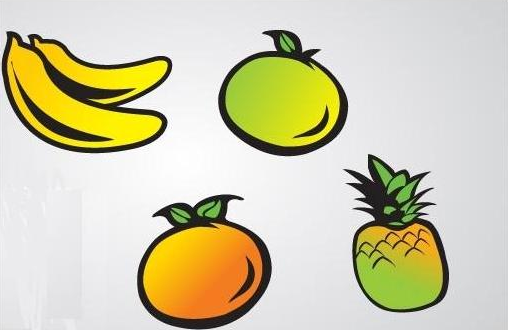
#> input picture Basic-Image-Processing/images/ccl_input.png, 508 x 331 px
$ jupyter execute notebook2.ipynb   (older library calls are emulated)
#> lines starting #> are read from the running program, lines starting #| are printed output that depends on the picture; after the words box and inside, x2 and y2 are one past the last pixel; in counts of white or black regions, pixels touching at a corner belong together
#> further down, img is the input picture: PIL image 508x331 RGB; mean R, G, B 209, 204.6, 173.9
[cell 1]
from PIL import Image, ImageOps
import cv2
import numpy as np

import random
import matplotlib.pyplot as plt
import copy

### Connected Component Labelling

[cell 2]
def colourize(img):
    height, width = img.shape

    colors = []
    colors.append([])
    colors.append([])
    color = 1
    # Displaying distinct components with distinct colors
    coloured_img = Image.new("RGB", (width, height))
    coloured_data = coloured_img.load()

    for i in range(len(img)):
        for j in range(len(img[0])):
            if img[i][j] > 0:
                if img[i][j] not in colors[0]:
                    colors[0].append(img[i][j])
                    colors[1].append((random.randint(0, 255), random.randint(0, 255), random.randint(0, 255)))

                ind = colors[0].index(img[i][j])
                coloured_data[j, i] = colors[1][ind]

    return coloured_img

[cell 3]
def binarize(img_array, threshold=130):
#> called with threshold = 130
    for i in range(len(img_array)):
        for j in range(len(img_array[0])):
            if img_array[i][j] > threshold:
                img_array[i][j] = 0
            else:
                img_array[i][j] = 1
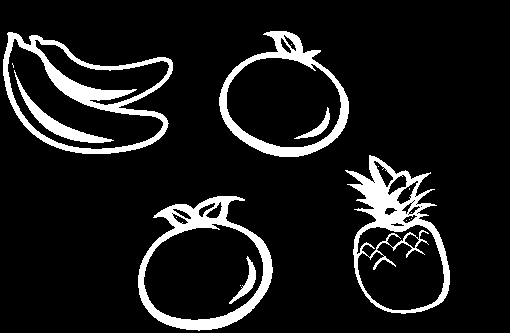
#> img_array: shape (333, 510); values 0 (black) and 1 (white), 10.4% white; 17 white regions (10 under 20 px), largest, box (x1, y1, x2, y2) and area: (345, 155, 450, 314) 4452, (3, 32, 173, 154) 4397, (138, 196, 273, 331) 3970
    return img_array

[cell 4]
def ccl4(img_array):
    ##### first pass #####
    print("starting first pass")
    curr_label = 1;
    img_array = np.array(img_array)
    labels = np.array(img_array)

    # storing label conversions
    label_conv = []
    label_conv.append([])
    label_conv.append([])

    count = 0
    for i in range(1, len(img_array)):
        for j in range(1, len(img_array[0])):

            if img_array[i][j] > 0:
                label_x = labels[i][j - 1]
                label_y = labels[i - 1][j]

                if label_x > 0:
                    # both x and y have a label
                    if label_y > 0:

                        if not label_x == label_y:
                            labels[i][j] = min(label_x, label_y)
                            if max(label_x, label_y) not in label_conv[0]:
                                label_conv[0].append(max(label_x, label_y))
                                label_conv[1].append(min(label_x, label_y))
                            elif max(label_x, label_y) in label_conv[0]:
                                ind = label_conv[0].index(max(label_x, label_y))
                                if label_conv[1][ind] > min(label_x, label_y):
                                    l = label_conv[1][ind]
                                    label_conv[1][ind] = min(label_x, label_y)
                                    while l in label_conv[0] and count < 100:
                                        count += 1
                                        ind = label_conv[0].index(l)
                                        l = label_conv[1][ind]
                                        label_conv[1][ind] = min(label_x, label_y)

                                    label_conv[0].append(l)
                                    label_conv[1].append(min(label_x, label_y))

                        else:
                            labels[i][j] = label_y
                    # only x has a label
                    else:
                        labels[i][j] = label_x

                # only y has a label
                elif label_y > 0:
                    labels[i][j] = label_y

                # neither x nor y has a label
                else:
                    labels[i][j] = curr_label
                    curr_label += 1
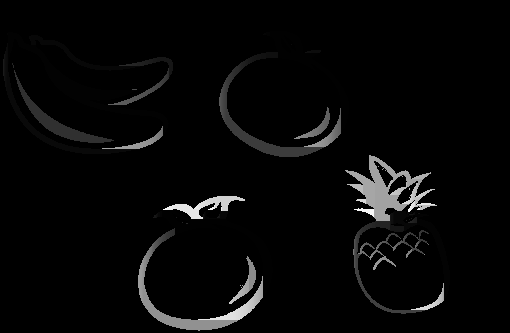
#> labels: shape (333, 510); 8.85% of pixels changed, all inside (x1, y1, x2, y2) = (3, 32, 450, 331)
#> after the loop, count = 100; curr_label = 488; l = 217; label_conv = 2 items

                    ##### second pass #####
    print("starting second pass")
    count = 1
    for idx, val in enumerate(label_conv[0]):

        if label_conv[1][idx] in label_conv[0] and count < 100:
            count += 1
            ind = label_conv[0].index(label_conv[1][idx])
            label_conv[1][idx] = label_conv[1][ind]
#> this loop made 366 passes
#> (val, ind) on passes 1 to 12: (3, 154), (4, 154), (5, 154), (6, 2), (8, 1), (9, 154), (7, 88), (11, 6), (13, 0), (14, 154), (15, 154), (16, 154)
#> ind on passes 61 to 66: 88, 88, 59, 88, 88, 88
#> after the loop, count = 100

    for i in range(1, len(labels)):
        for j in range(1, len(labels[0])):

            if labels[i][j] in label_conv[0]:
                ind = label_conv[0].index(labels[i][j])
                labels[i][j] = label_conv[1][ind]
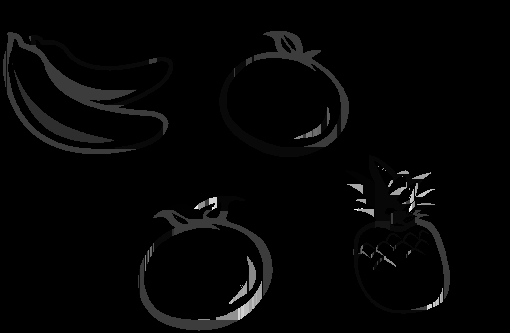
#> labels: shape (333, 510); 10.35% of pixels changed, all inside (x1, y1, x2, y2) = (3, 31, 450, 331)

    return labels

[cell 5]
img_path = 'images/ccl_input.png'
img = Image.open(img_path)

#* Threshold the image
img = img.convert('L')
img = ImageOps.expand(img, border=1, fill='white')
img = np.array(img)
img = binarize(img)

img = ccl4(img)

#* Colour the image using labels
coloured_img = colourize(img)
#> in colourize, `coloured_img = Image.new("RGB", (width, height))`: coloured_img: PIL image 510x333 RGB; every value is 0
coloured_img

### Histogram Equalization

[cell 6]
img = cv2.imread('images/hist2.tif', 0)
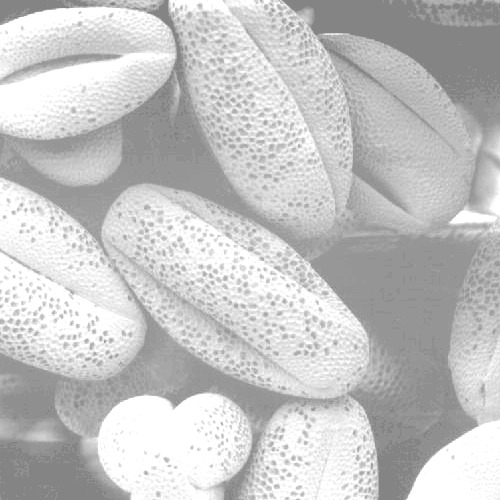
#> input picture Basic-Image-Processing/images/hist2.tif, 500 x 500 px
#> img is the input picture: shape (500, 500); min 132, max 255, mean 196.4

[cell 7]
#* Initialize intensity values with 256 zeroes
intensity_count = [0] * 256

height,width = img.shape[:2]
#> height = 500; width = 500
N = height * width
#> N = 250000

[cell 8]
#* Array for new_image
high_contrast = np.zeros(img.shape)

[cell 9]
#* Find pixels count for each intensity
for i in range(0,height):
    for j in range(0,width):
        intensity_count[img[i][j]] += 1

[cell 10]
L = 256

intensity_count,total_values_used = np.histogram(img.flatten(),L,[0,L])
#> total_values_used = 257 values from 0 to 256
pdf_list = np.ceil(intensity_count*(L-1)/img.size)                      #* Calculate PDF
#> pdf_list = 256 values, max 30 at index 255, min 0 at index 0, mean 1.09
cdf_list = pdf_list.cumsum()                                            #* Calculate CDF
#> cdf_list = 256 values from 0 to 278

[cell 11]

#* Apply the new intensities in our new image
for y in range(0, height):
    for x in range(0, width):
        high_contrast[y,x] = cdf_list[img[y,x]]
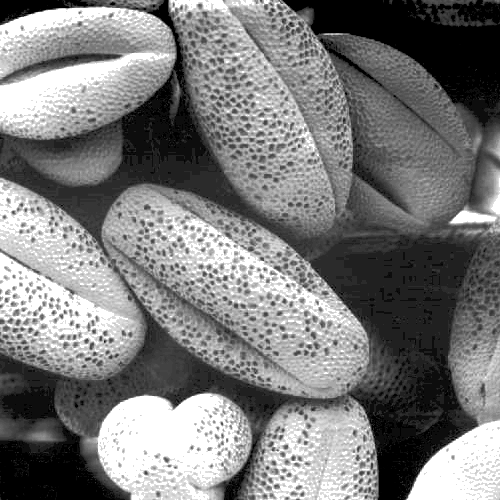
#> high_contrast: shape (500, 500) float64; min 19, max 278, mean 144.6; drawn with min black and max white

[cell 12]
#* PLOT THE HISTOGRAMS
cv2.imwrite('images/high_contrast.png', high_contrast)

plt.hist(img.ravel(),256,[0,256])
plt.xlabel('Intensity Values')
plt.ylabel('Pixel Count')
plt.show()
#> figure, not shown here; tallest bar 28659 high, from x = 255 to 256

plt.hist(high_contrast.ravel(),256,[0,256])
plt.xlabel('Intensity Values')
plt.ylabel('Pixel Count')
plt.show()
#> figure, not shown here; tallest bar 17718 high, from x = 19 to 20

### Local Histogram Analysis

[cell 13]
img = cv2.imread("images/mountains.jpg", 0)
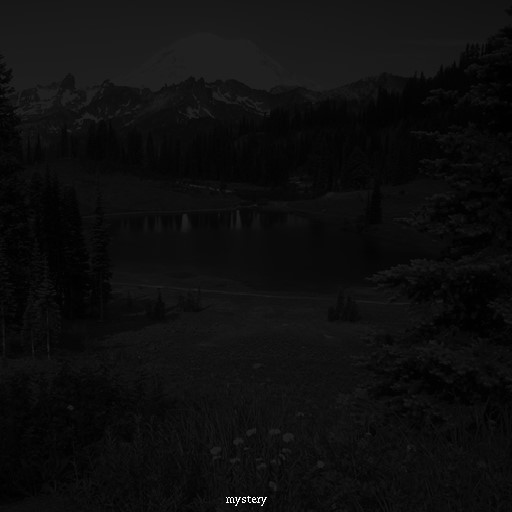
#> input picture Basic-Image-Processing/images/mountains.jpg, 512 x 512 px
#> img is the input picture: shape (512, 512); min 0, max 255, mean 13.7

[cell 14]
def slidingWindowEqualization(im, winSize):
#> called with winSize = 256
    newImg = np.zeros((im.shape[0], im.shape[1]))
    for row in range(im.shape[0]-winSize+1):
        for col in range(im.shape[1]-winSize+1):
            newImg[row:row+winSize,col:col+winSize] = cv2.equalizeHist(im[row:row+winSize,col:col+winSize])
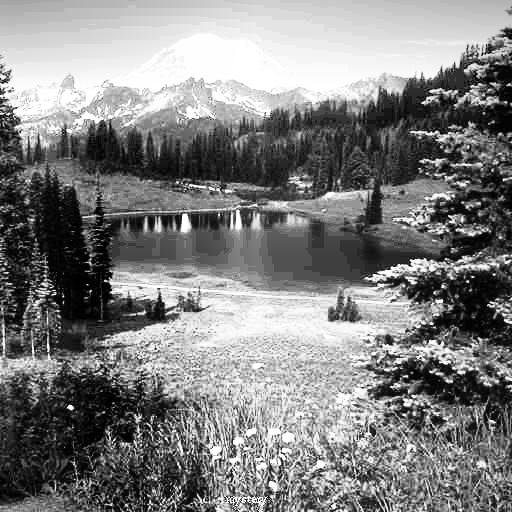
#> newImg: shape (512, 512) float64; min 0, max 255, mean 127.9
    return newImg

[cell 15]
windowSize = 256
output_img = slidingWindowEqualization(img, windowSize)

# plt.figure(figsize = (12, 12))
plt.subplot(211)
plt.axis('off')
plt.title("Image after transformation")
# plt.imshow(output_img, cmap = "gray")

#* writing output image
cv2.imwrite("images/SlidingWindow.jpg", output_img)

plt.subplot(212)
plt.hist(output_img.ravel(),256,[0,256])
plt.title("Histogram")

plt.show()
#> figure, not shown here; tallest bar 5452 high, from x = 119 to 120

### Sharpen Image

[cell 16]
#reading image file
im = cv2.imread("images/sharpen_input.jpg", 1)
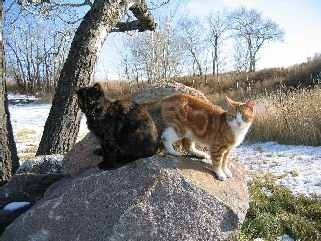
#> input picture Basic-Image-Processing/images/sharpen_input.jpg, 321 x 241 px
#> im is the input picture: shape (241, 321, 3); mean B, G, R 132, 133.7, 132.7

[cell 17]
def sharpenFiltering(img):
    inputImg = copy.deepcopy(img.astype(np.float))
    #converting color scale from BGR to GRAY
    inputImg = cv2.cvtColor(img, cv2.COLOR_BGR2GRAY)
#> inputImg: shape (241, 321)
    #initialize black image of size equal to given image
    outputImg = np.zeros(inputImg.shape)
    #padding the image with zeros
    inputImg = np.pad(inputImg, (1, 1), 'constant', constant_values=(0))
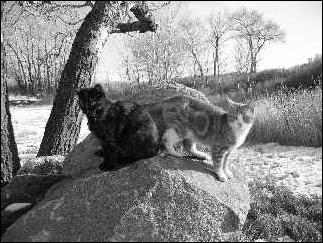
#> inputImg: shape (243, 323); min 0, max 255, mean 131.3
    #creating two filters for horizontal and vertical edge detection
    fh = np.array([[-1.0,-2.0,-1.0],[0.0,0.0,0.0],[1.0,2.0,1.0]])
    fy = np.array([[-1.0,0.0,1.0],[-2.0,0.0,2.0],[-1.0,0.0,1.0]])
    #looping through image pixels
    for row in range(1, inputImg.shape[0]-1):
        for col in range(1, inputImg.shape[1]-1):
            dx, dy = 0.0, 0.0
            #convolving both filters
            for x_filter in range(3):
                for y_filter in range(3):
                    dx += inputImg[row+x_filter-1][col+y_filter-1]*fh[x_filter][y_filter]
                    dy += inputImg[row+x_filter-1][col+y_filter-1]*fy[x_filter][y_filter]

            #magnitude of gradient (instead of just adding dx and dy. we calculate magnitude)
            pixel = np.sqrt(dx * dx + dy * dy)
            outputImg[row-1][col-1] = pixel
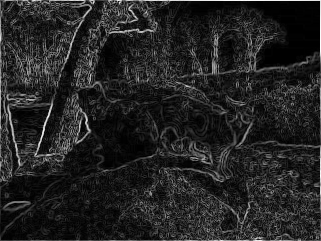
#> outputImg: shape (241, 321) float64; min 0, max 1008, mean 141.4; drawn with min black and max white
    #normalizing pixels
    outputImg *= 255.0/np.max(outputImg)
    return outputImg

[cell 18]
#applying sharpen filters
output = sharpenFiltering(im)
#writing image to image file
cv2.imwrite("images/sharpen_output.jpg",output)
#converting color scale from BGR to RGB
im = cv2.cvtColor(im, cv2.COLOR_BGR2RGB)
#plotting original image
plt.subplot(211)
plt.axis('off')
plt.title("Original Image")
plt.imshow(im)
#plotting transformed image
plt.subplot(212)
plt.axis('off')
plt.title("Transformed Image")
plt.imshow(output, cmap="gray")

plt.show()
